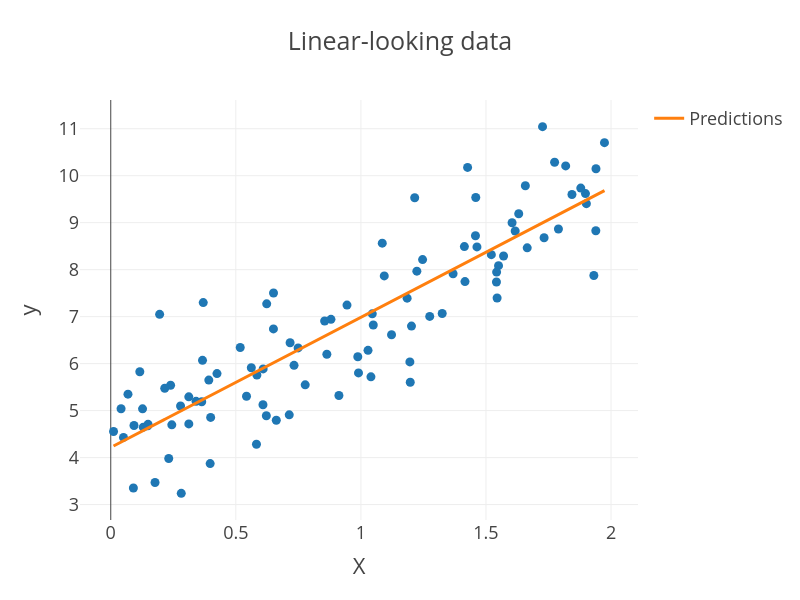

The cell this chart's notebook holds for it:
### Code cell
y_pred = lin_reg.predict(X)

fig = px.scatter(x=X.flatten(), y=y.flatten(), title='Linear-looking data', labels={'x': 'X', 'y': 'y'}, width=800, height=600)

# add the predicted values to the plot (as a line with diffferent color)
fig.add_scatter(x=X.flatten(), y=y_pred.flatten(), mode='lines', name='Predictions')
fig.show()
